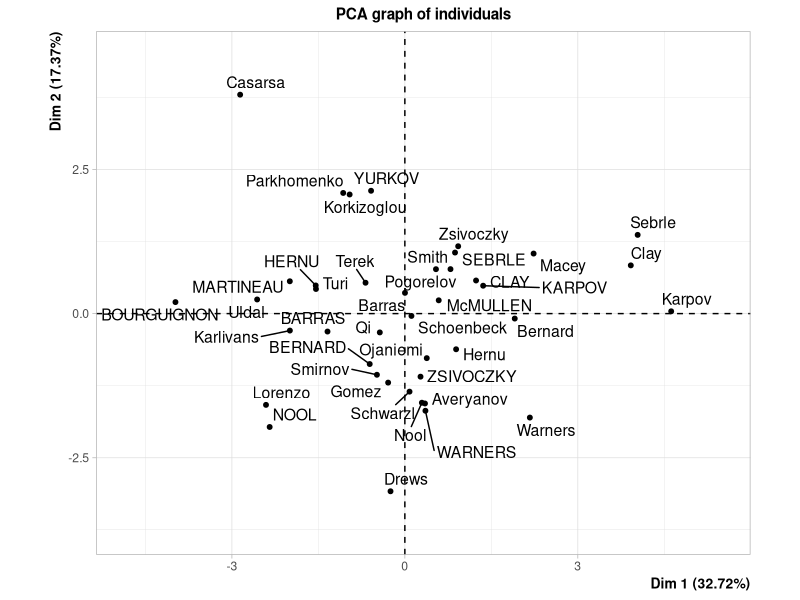
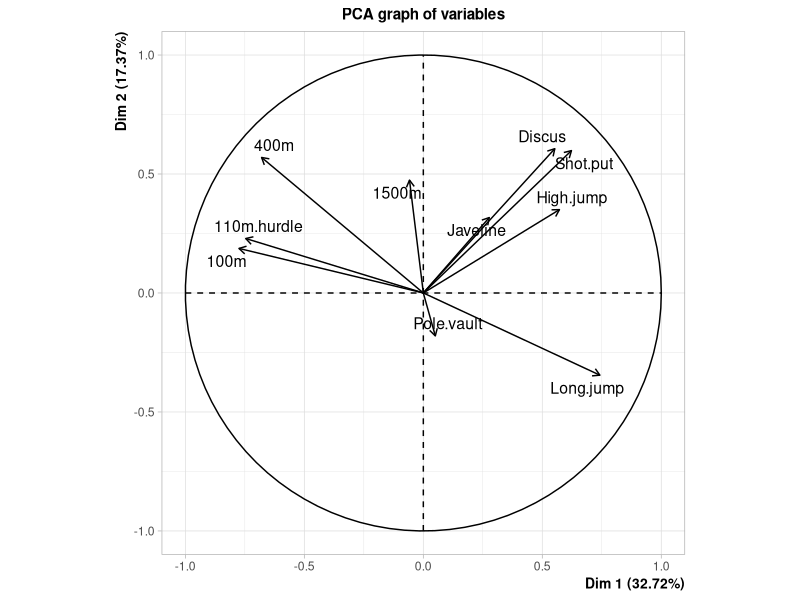
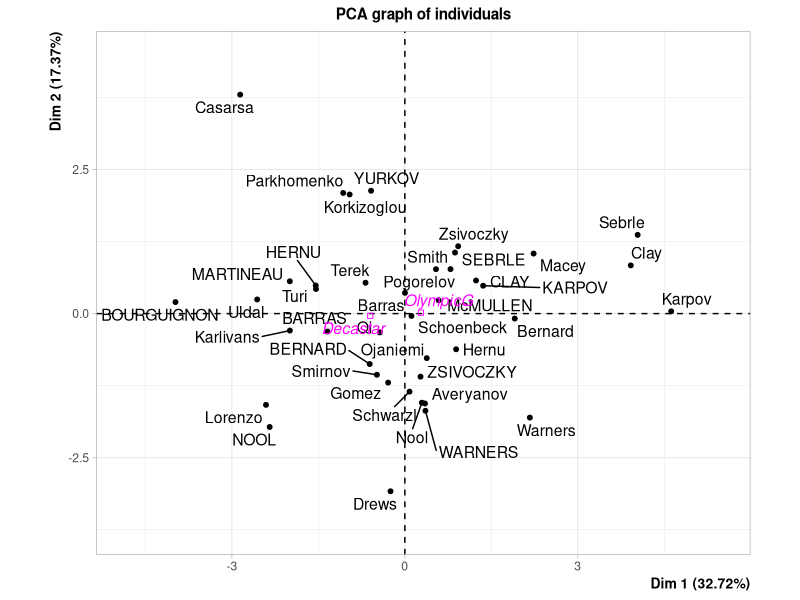
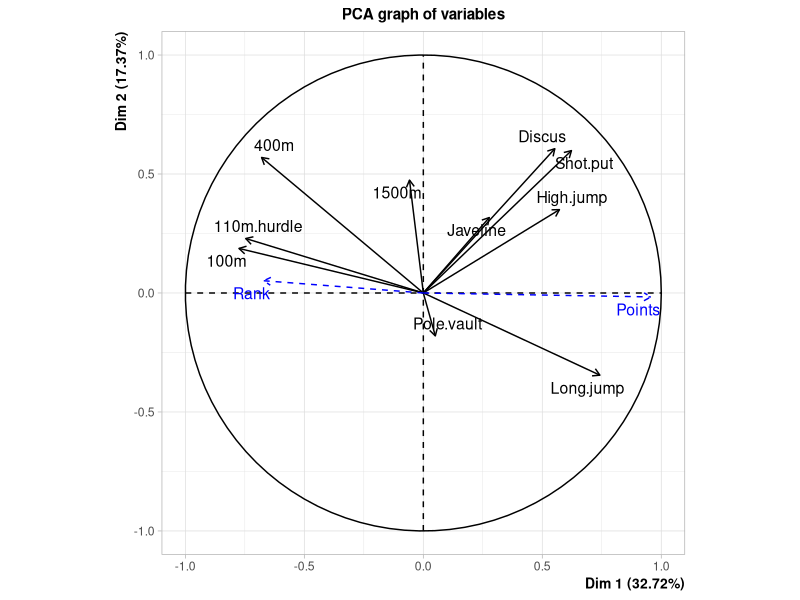
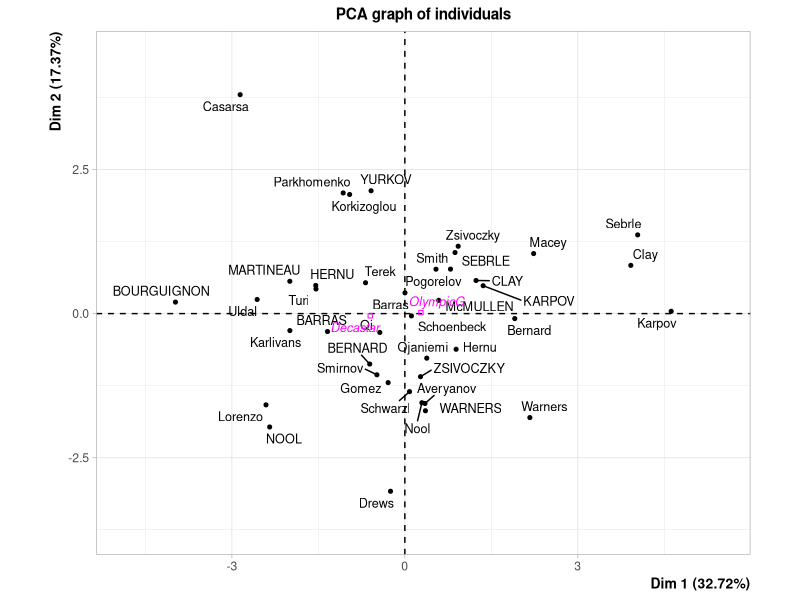
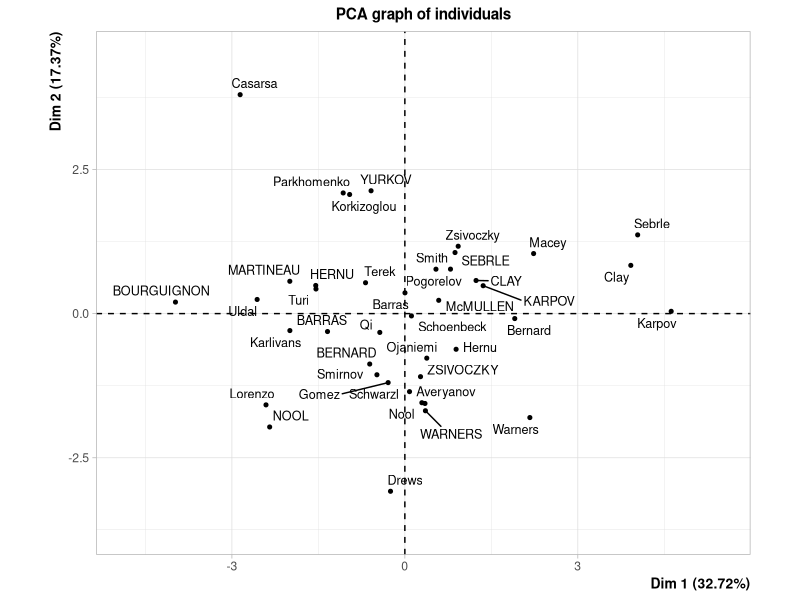
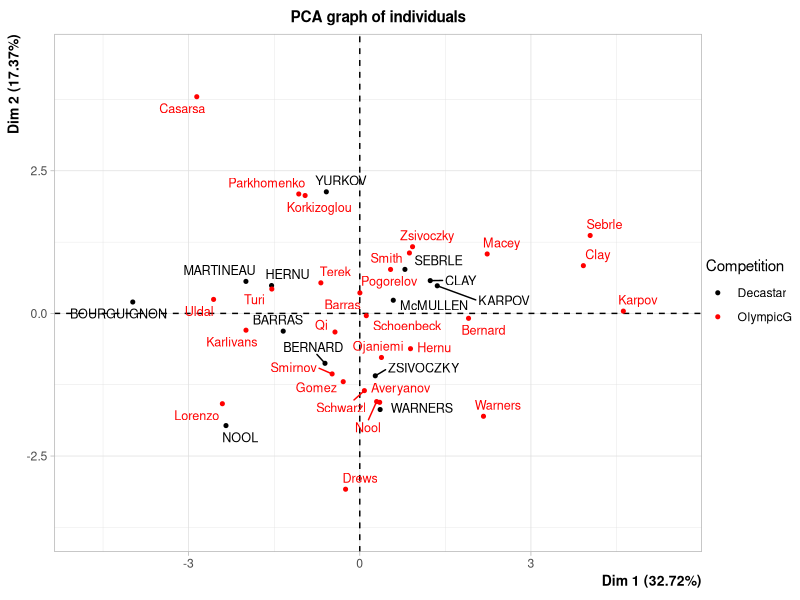
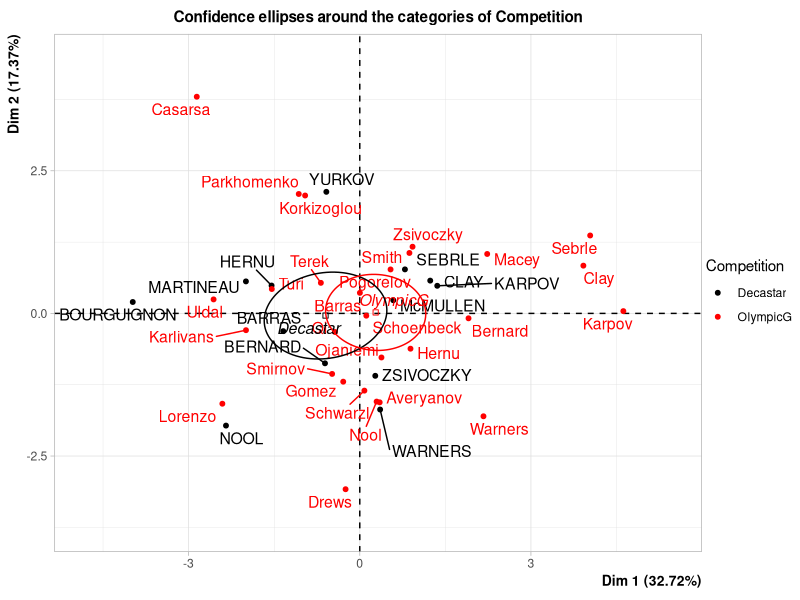

The R script that drew these images, in order:
## ---- chunk 1
library(FactoMineR)
data("decathlon")
length(decathlon)
?PCA
## ---- chunk 2
res <- PCA(decathlon[,1:10])
res$eig
## ---- chunk 3
# 其次看样本的贡献率。

res$ind$dist # 个体与绘图中心的距离
res$ind$cos2 # 个体在不同主成分上的表现质量，如果是保留2个主成分，则是 dim1的值加上dim2的值


## ---- chunk 4
res$var
## ---- chunk 5
res.pca <- PCA(decathlon, quanti.sup = 11:12, quali.sup=13)
summary(res.pca, nbelements = Inf  )
## ---- chunk 6
dimdesc(res.pca)
dimdesc(res.pca, axes = c(1,3)) # 选择pc1和pc3
dimdesc(res.pca, proba = 0.2) # 设置proba = 0.2，意味着保留p值小于0.2，而不是默认的0.05
## ---- chunk 7

plot(res.pca, cex = 0.8) # 调整字体到0.8
plot(res.pca, cex = 0.8, invisible = "quali") # 隐藏quali变量
plot(res.pca, cex = 0.8, invisible = "quali", habillage = "Competition") # 标记Competition不同颜色

plotellipses(res.pca) # 图中的圈表示95%的置信区间中新样本落入的范围

plot(res.pca, cex = 0.8, choix = "ind",  invisible = "quali", habillage = "Competition", axes = 3:4) # 用axes调整显示的主成分，比如看pc3和pc4上样本分布

plot(res.pca, cex = 0.8, choix = "var", axes = 3:4) # 看变量在pc3和pc4上的分布

plot(res.pca, cex = 0.8, habillage = 13, select = "cos2 0.7") # 选择样本在主成分上表现值超过0.7的绘图
plot(res.pca, cex = 0.8, habillage = 13, select = "contrib 5") # 选择对主成分贡献最大的5个样本画出来
plot(res.pca, cex = 0.8, habillage = 13, select = c("Clay","Karpov")) # 选择Clay 和Karpov画出来

plot(res.pca, choix='var', select = "contrib 5")  # 画出对主成分贡献最大的5个变量

plot(res.pca, cex =0.8, habillage = 13, select = "cos2 0.7", title = "Decathlon", cex.main=1.1, cex.axis =0.9, shadow=TRUE, auto="y") # auto = y 表示把标记的名字自动不要重叠
